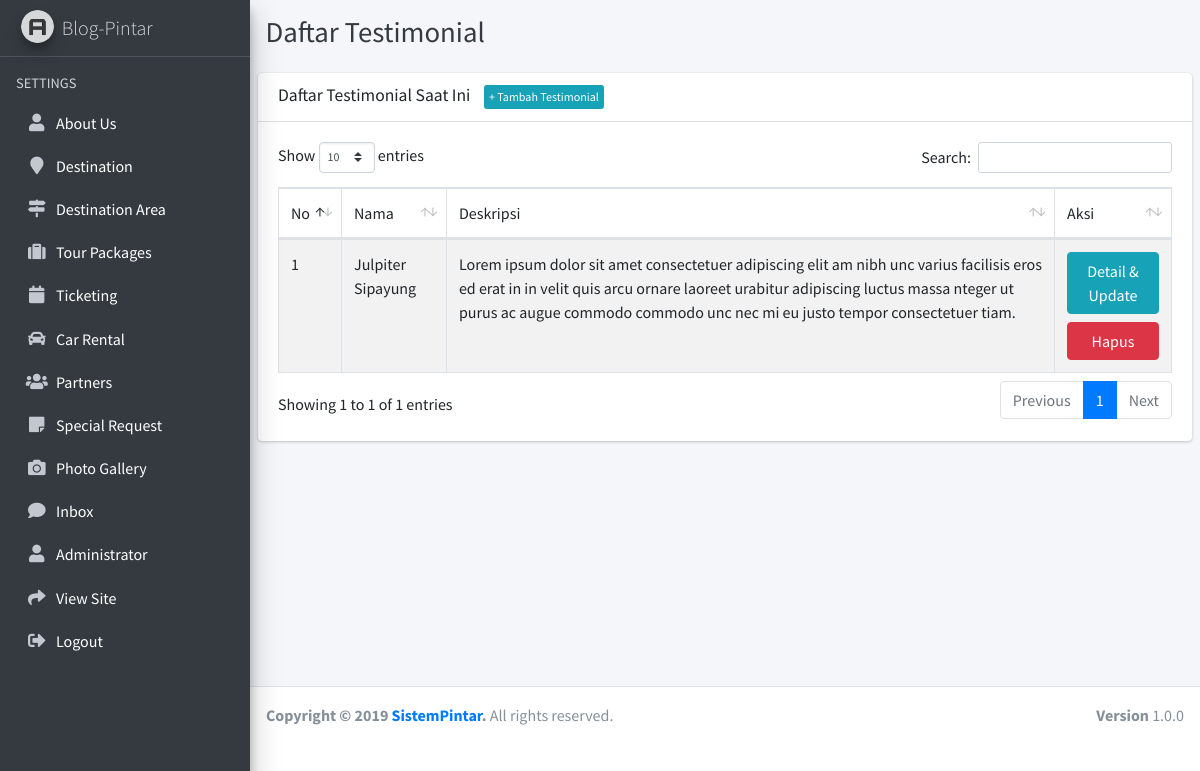
Page /admin/testimonial/index.php (signed in) on the committed database.
### tables this page shows
CREATE TABLE `testimonial` (
  `id_testi` int(10) NOT NULL,
  `nama_testi` varchar(100) NOT NULL,
  `deskripsi_testi` text NOT NULL,
  `gambar_testi` text DEFAULT NULL
);

### admin/testimonial/index.php (the view, shortened to what this page needs)
<!DOCTYPE html>
<html>
<?php include '../adm_template/head.php'; ?>
<body class="hold-transition sidebar-mini layout-fixed">
<div class="wrapper">
  <?php include '../adm_template/sidebar.php'; ?>
  <div class="content-wrapper">
    <div class="content-header">
      <div class="container-fluid">
        <div class="row mb-2">
          <div class="col-sm-6">
            <h1 class="m-0 text-dark">Daftar Testimonial</h1>
          </div>
        </div>
      </div>
    </div>
    <section class="content">
      <div class="row">
        <div class="col-12">
          <div class="card">
            <div class="card-header">
              <h3 class="card-title">Daftar Testimonial Saat Ini
                <span style="margin-left: 10px;"><a href="tambah" class="btn btn-info btn-xs">+ Tambah Testimonial</a></span>
              </h3>
            </div>
            <div class="card-body">
              <table id="example1" class="table table-bordered table-striped">
                <thead>
                  <tr>
                    <td>No</td>
                    <td>Nama</td>
                    <td>Deskripsi</td>
                    <td>Aksi</td>
                  </tr>
                </thead>
                <tbody>
                  <?php
                  $query_mysql = mysqli_query($koneksi,"SELECT * FROM testimonial")or die(mysqli_error());
                  $nomor = 1;
                  while($data = mysqli_fetch_array($query_mysql)){
                    $idTesti = $data['id_testi'];
                    $namaTesti = $data['nama_testi'];
                    $deskripsiTesti = $data['deskripsi_testi'];
                  ?>
                  <tr>
                    <td><?php echo $nomor++; ?></td>
                    <td><?php echo $namaTesti; ?></td>
                    <td><?php echo $deskripsiTesti; ?></td>
                    <td>
                      <a href='ubah?idTesti=<?php echo $idTesti; ?>' class="btn btn-info btn-block">Detail & Update</a>
                      <a href='hapus?idTesti=<?php echo $idTesti; ?>' class="btn btn-danger btn-block">Hapus</a>
                    </td>
                  </tr>
                  <?php } ?>
                </tbody>
              </table>
            </div>
          </div>
        </div>
      </div>
    </section>
  </div>
  <?php include '../adm_template/footer.php'; ?>
</div>
</body>
</html>

### rows in the picture
testimonial: nama_testi "Julpiter Sipayung", deskripsi_testi "Lorem ipsum dolor sit amet consectetuer adipiscing elit am nibh unc varius facilisis eros ed erat in in velit quis arcu ornare laoreet urabitur adipiscing luctus massa nteger ut purus ac augue commodo commodo unc nec mi eu justo tempor consectetuer tiam."
